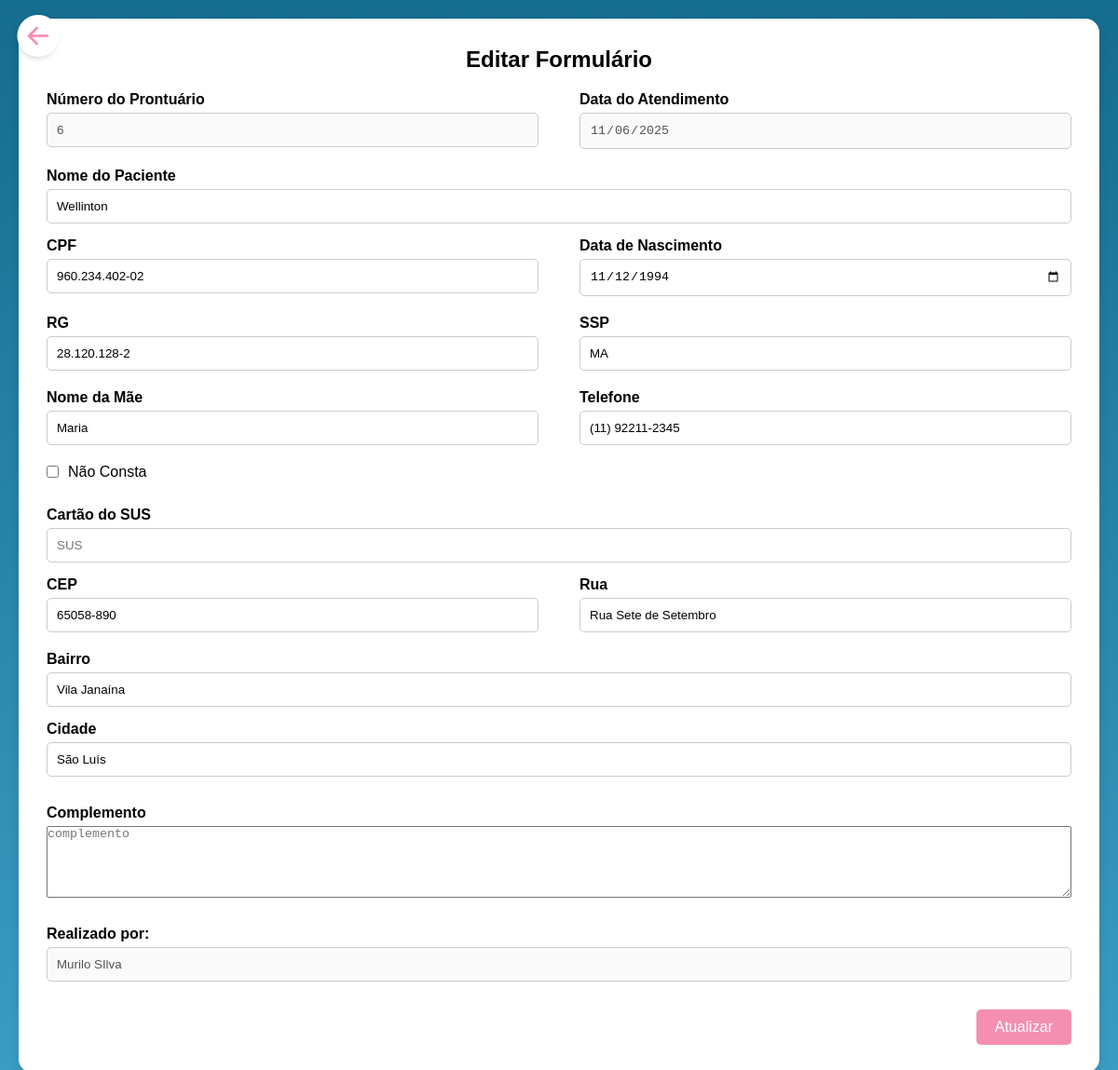
The page /pages/edit/formularioEdit.php?id=11 (signed in) on the database its author committed.
### tables this page shows
CREATE TABLE `tbl_prontuario` (
  `id` int(11) NOT NULL,
  `numero_prontuario` int(11) NOT NULL,
  `data_atendimento` date NOT NULL,
  `id_paciente` int(11) NOT NULL,
  `id_user` int(11) NOT NULL,
  `registro` timestamp NOT NULL DEFAULT current_timestamp()
);

CREATE TABLE `tbl_paciente` (
  `id` int(11) NOT NULL,
  `nome` varchar(255) NOT NULL,
  `data_nascimento` date NOT NULL,
  `nome_mae` varchar(255) NOT NULL,
  `mae_nao_consta` tinyint(1) NOT NULL,
  `cpf` varchar(14) NOT NULL,
  `rg` varchar(50) NOT NULL,
  `ssp` varchar(10) NOT NULL,
  `telefone` varchar(50) NOT NULL,
  `cartao_sus` varchar(255) NOT NULL,
  `id_endereco` int(11) NOT NULL,
  `registro` timestamp NOT NULL DEFAULT current_timestamp()
);

CREATE TABLE `tbl_endereco` (
  `id` int(11) NOT NULL,
  `cep` varchar(9) NOT NULL,
  `rua` varchar(255) NOT NULL,
  `bairro` varchar(255) NOT NULL,
  `cidade` varchar(255) NOT NULL,
  `complemento` text NOT NULL
);

CREATE TABLE `tbl_users` (
  `id` int(11) NOT NULL,
  `id_tipo_usuario` int(11) NOT NULL,
  `nome` varchar(255) NOT NULL,
  `matricula` varchar(50) NOT NULL,
  `cpf` varchar(11) NOT NULL,
  `senha` varchar(255) NOT NULL,
  `data_registro` timestamp NOT NULL DEFAULT current_timestamp() ON UPDATE current_timestamp()
);

### pages/edit/formularioEdit.php (the view, shortened to what this page needs)
<?php
    include('../../db/conexao.php');
    $mysqli->set_charset("utf8");
    $id = $_GET['id'] ?? '';
    $id = trim($id);
?>
<!DOCTYPE html>
<html lang="en">
<head>
    <link rel="stylesheet" href="https://cdn.jsdelivr.net/npm/bootstrap-icons@1.10.5/font/bootstrap-icons.css">
    <link rel="stylesheet" href="../../css/formulario.css">
</head>
<body>
    <div class="back-btn">
        <a href="../evolucao/prontuarios.php"><i class="bi bi-arrow-left-circle-fill" id="iconeVoltar"></i></a>
    </div>
    <form method="post" class="container">
        <h2>Editar Formulário</h2>
        <?php
            try {
                $stmt_sql = $mysqli->prepare("SELECT pr.id AS prontuarioId, pr.numero_prontuario, pr.data_atendimento , pa.nome, pa.cpf, pa.data_nascimento,
                pa.rg, pa.ssp, pa.nome_mae, pa.mae_nao_consta,
                pa.telefone, pa.cartao_sus,
                en.id AS enderecoId, en.cep, en.rua, en.bairro, en.cidade, en.complemento, us.nome AS nome_user
                FROM tbl_prontuario pr
                JOIN tbl_paciente pa ON pa.id = pr.id_paciente
                JOIN tbl_endereco en ON en.id = pa.id_endereco
                JOIN tbl_users us ON us.id = pr.id_user
                WHERE pr.id = ?
                LIMIT 1;");
                $stmt_sql->bind_param("i", $id);
                $stmt_sql->execute();
                $result = $stmt_sql->get_result();
                if($result->num_rows == 0) {
                    echo "<p style='text-align:center; color:gray;'>Prontuário não encontrado.</p>";
                } else {
                    while($row = $result->fetch_assoc()) {
                            $numero_prontuario = htmlspecialchars($row['numero_prontuario']);
                            $data_atendimento = htmlspecialchars($row['data_atendimento']);
                            $nome = htmlspecialchars($row['nome']);
                            $cpf = htmlspecialchars($row['cpf']);
                            $data_nascimento = htmlspecialchars($row['data_nascimento']);
                            $rg = htmlspecialchars($row['rg']);
                            $ssp = htmlspecialchars($row['ssp']);
                            $nome_mae = htmlspecialchars($row['nome_mae']);
                            $mae_nao_consta = htmlspecialchars($row['mae_nao_consta']);
                            $telefone = htmlspecialchars($row['telefone']);
                            $cartao_sus = htmlspecialchars($row['cartao_sus']);
                            $cep = htmlspecialchars($row['cep']);
                            $rua = htmlspecialchars($row['rua']);
                            $bairro = htmlspecialchars($row['bairro']);
                            $cidade = htmlspecialchars($row['cidade']);
                            $complemento = htmlspecialchars($row['complemento']);
                            $nome_user = htmlspecialchars($row['nome_user']);
        ?>
        <div class="form-row">
            <div class="form-group">
                <label for="prontuario">Número do Prontuário</label>
                <input type="number" id="numero_prontuario" value="<?php echo $numero_prontuario ?>" name="numero_prontuario" placeholder="Nº Prontuário" disabled>
            </div>
            <div class="form-group">
                <label for="atendimento">Data do Atendimento</label>
                <input type="date" id="data_atendimento" value="<?php echo date("Y-m-d", strtotime($data_atendimento)) ?>" name="data_atendimento" placeholder="Dia / Mês / Ano" disabled>
            </div>
        </div>
        <div class="form-group">
            <label for="nome">Nome do Paciente</label>
            <input type="text" id="nome" value="<?php echo $nome ?>" name="nome" placeholder="Nome" required>
        </div>
        <div class="form-row">
            <div class="form-group">
                <label for="cpf">CPF</label>
                <input type="text" id="cpf" value="<?php echo $cpf ?>" name="cpf" placeholder="CPF" required>
            </div>
            <div class="form-group">
                <label for="nascimento">Data de Nascimento</label>
                <input type="date" id="nascimento" value="<?php echo date('Y-m-d', strtotime($data_nascimento)) ?>" name="data_nascimento" placeholder="Dia / Mês / Ano" required>
            </div>
        </div>
        <div class="form-row">
            <div class="form-group">
                <label for="rg">RG</label>
                <input type="text" id="rg" value="<?php echo $rg ?>" name="rg" placeholder="RG" required>
            </div>
            <div class="form-group">
                <label for="ssp">SSP</label>
                <input type="text" id="ssp" value="<?php echo $ssp ?>" name="ssp" placeholder="SSP" required>
            </div>
        </div>
        <div class="form-row">
            <div class="form-group">
                <label for="nome-mae">Nome da Mãe</label>
                <input type="text" id="nome-mae" value="<?php echo $nome_mae ?>" name="nome_mae" placeholder="Nome da Mãe">
            </div>
            <div class="form-group">
                <label for="telefone">Telefone</label>
                <input type="text" id="telefone" value="<?php echo $telefone ?>" name="telefone" placeholder="Telefone" required>
            </div>
        </div>
        <div class="form-row">
            <div class="checkbox-group">
                <input type="checkbox" id="nao-consta-mae" name="nome_mae_consta"  <?php echo ($mae_nao_consta == 1) ? 'checked': ""; ?>>
                <label for="nao-consta-mae">Não Consta</label>
            </div>
        </div>
        <br>
        <div class="form-group">
            <label for="sus">Cartão do SUS</label>
            <input type="text" id="sus" value="<?php echo $cartao_sus ?>" name="cartao_sus" placeholder="SUS">
        </div>
        <div class="form-row">
            <div class="form-group">
                <label for="cep">CEP</label>
                <input type="text" id="cep" value="<?php echo $cep ?>" name="cep" placeholder="cep" required>
            </div>
            <div class="form-group">
                <label for="rua">Rua</label>
                <input type="text" id="rua" value="<?php echo $rua ?>" name="rua" placeholder="Rua" required>
            </div>
        </div>
        <div class="form-group">
            <div class="form-group">
                <label for="rua">Bairro</label>
                <input type="text" id="bairro" value="<?php echo $bairro ?>" name="bairro" placeholder="bairro" required>
            </div>
            <div class="form-group">
                <label for="cidade">Cidade</label>
                <input type="text" id="cidade" value="<?php echo $cidade ?>" name="cidade" placeholder="Cidade" required>
            </div>
        </div>
        <div class="form-group">
            <div class="form-group">
                <label for="cidade">Complemento</label>
                <textarea rows="5" cols="30" id="complemento" name="complemento" placeholder="complemento"><?php echo htmlspecialchars($complemento) ?></textarea>
            </div>
        </div>
        <div class="form-group">
            <div class="form-group">
                <label for="nome_user">Realizado por:</label>
                <input type="text" id="nome-user" value="<?php echo $nome_user ?>" name="nome_user" placeholder="<?php echo $nome_user ?>" disabled>
            </div>
        </div>
        <?php
                    }
                }
            } catch(Exception $e) {
                echo "<p style='color:red; text-align:center;'>Erro ao buscar formulário.</p>";
                error_log("Error ao bsucar formulário. " . $e->getMessage());
            }
        ?>
        <div class="submit-btn">
            <button type="submit" name="atualizar">Atualizar</button>
        </div>
    </form>
</body>
</html>

### css/formulario.css (style rules this page uses)
* { margin: 0; padding: 0; box-sizing: border-box; }
body { font-family: Arial, sans-serif; display: flex; justify-content: center; align-items: flex-start; padding: 20px; min-height: 100vh; }
.container { background-color: #fff; padding: 30px; border-radius: 15px; box-shadow: 0 4px 12px rgba(0, 0, 0, 0.1); max-width: 1200px; width: 100%; }
.container h2 { text-align: center; margin-bottom: 20px; }
.form-group { display: flex; flex-direction: column; margin-bottom: 15px; width: 100%; }
.form-group label { font-weight: bold; margin-bottom: 5px; }
.form-group input { padding: 10px; border: 1px solid #ccc; border-radius: 5px; width: 100%; }
.form-row { display: flex; flex-wrap: wrap; justify-content: space-between; }
.form-row .form-group { flex: 0 0 48%; margin-bottom: 20px; }
.checkbox-group { display: flex; align-items: center; margin-bottom: 10px; }
.checkbox-group input[type="checkbox"] { margin-right: 10px; }
.submit-btn { display: flex; justify-content: flex-end; }
.submit-btn button { padding: 10px 20px; background-color: #f48fb1; border: none; border-radius: 5px; color: white; cursor: pointer; font-size: 16px; }
.back-btn { position: fixed; top: 20px; left: 20px; background-color: #f48fb1; color: white; border: none; border-radius: 50%; width: 40px; height: 40px; display: flex; justify-content: center; align-items: center; font-size: 18px; cursor: pointer; box-shadow: 0 2px 6px rgba(0, 0, 0, 0.2); }
#iconeVoltar { color: white; font-size: 250%; margin-left: 2%; cursor: pointer; }

### pages/edit/formularioEdit.php (style rules this page uses)
body { background: #146c8f; background: linear-gradient(180deg,rgba(20, 108, 143, 1) 0%, rgba(59, 157, 196, 1) 100%); }

### rows shown on the page
tbl_prontuario: numero_prontuario "6", data_atendimento "11/06/2025", nome "Wellinton", cpf "960.234.402-02", data_nascimento "11/12/1994", rg "28.120.128-2", ssp "MA", nome_mae "Maria", telefone "(11) 92211-2345", cep "65058-890", rua "Rua Sete de Setembro", bairro "Vila Janaína", cidade "São Luís", nome_user "Murilo SIlva"
